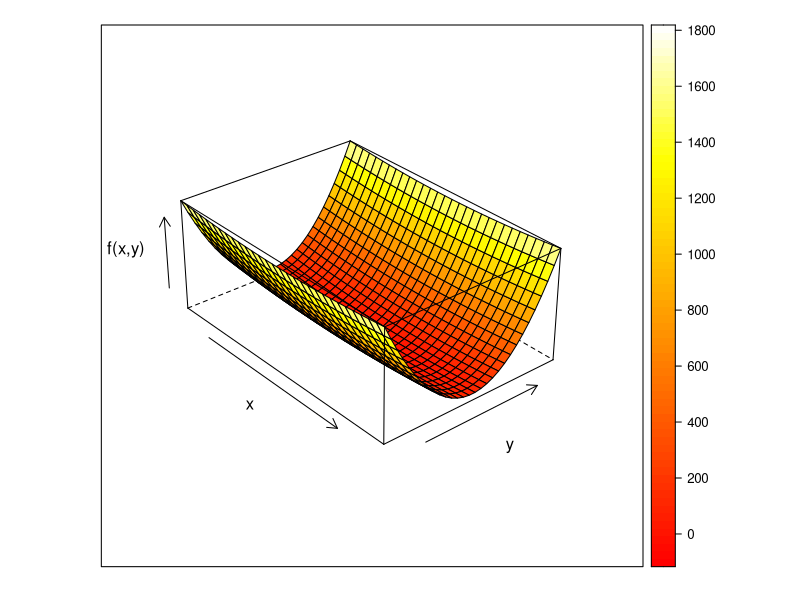

The R script that drew this image:
#install.packages("lattice")
require(lattice)
x <- seq(-10, 10, length= 30)
y <- x
f <- function(x, y) { r <- (x**2) + (4*y)**2}
z <- outer(x, y, f)
meow <- data.frame(x1 = x, x2 = y, y = as.vector(z))
wireframe(y ~ x1+x2, data = meow, drape = TRUE, col.regions =heat.colors(150),
          colorkey = TRUE,  screen = list(z = -50, x = -60), aspect = c(61/87, 0.4),
          xlab="x", ylab="y",zlab="f(x,y)")
